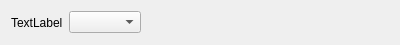
<?xml version="1.0" encoding="UTF-8"?>
<ui version="4.0">
 <class>EquipOnBodyPanel</class>
 <widget class="QWidget" name="EquipOnBodyPanel">
  <property name="geometry">
   <rect>
    <x>0</x>
    <y>0</y>
    <width>400</width>
    <height>45</height>
   </rect>
  </property>
  <property name="windowTitle">
   <string>Form</string>
  </property>
  <layout class="QHBoxLayout" name="horizontalLayout">
   <item>
    <widget class="QLabel" name="body_label">
     <property name="text">
      <string>TextLabel</string>
     </property>
    </widget>
   </item>
   <item>
    <widget class="QComboBox" name="equip_comboBox"/>
   </item>
   <item>
    <spacer name="horizontalSpacer">
     <property name="orientation">
      <enum>Qt::Horizontal</enum>
     </property>
     <property name="sizeHint" stdset="0">
      <size>
       <width>40</width>
       <height>20</height>
      </size>
     </property>
    </spacer>
   </item>
  </layout>
 </widget>
 <resources/>
 <connections/>
</ui>
